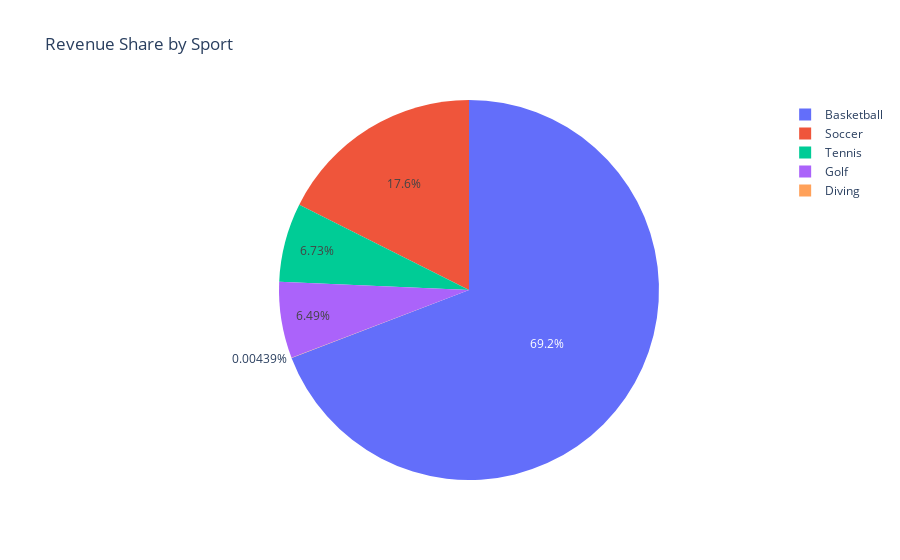

The code cell stored with this chart in its notebook:
### Code cell
# Make your pie or scatteplot using plotly 

import plotly.express as px

fig = px.pie(df_5, values='Total_Revenue', names='sports', title='Revenue Share by Sport')
fig.show()

### Figure 1 — Plotly figure (JSON) as saved in the notebook; plotly's stock layout.template omitted (floating-point values rounded to 4 significant figures; data arrays with more than 128 entries replaced by an {"elided": "..."} marker saying what was removed)
{"data": [{"domain": {"x": [0, 1], "y": [0, 1]}, "hovertemplate": "sports=%{label}<br>Total_Revenue=%{value}<extra></extra>", "labels": {"elided": "25003 str values"}, "legendgroup": "", "name": "", "showlegend": true, "type": "pie", "values": {"elided": "25003 float values"}}], "layout": {"legend": {"tracegroupgap": 0}, "title": {"text": "Revenue Share by Sport"}}}
